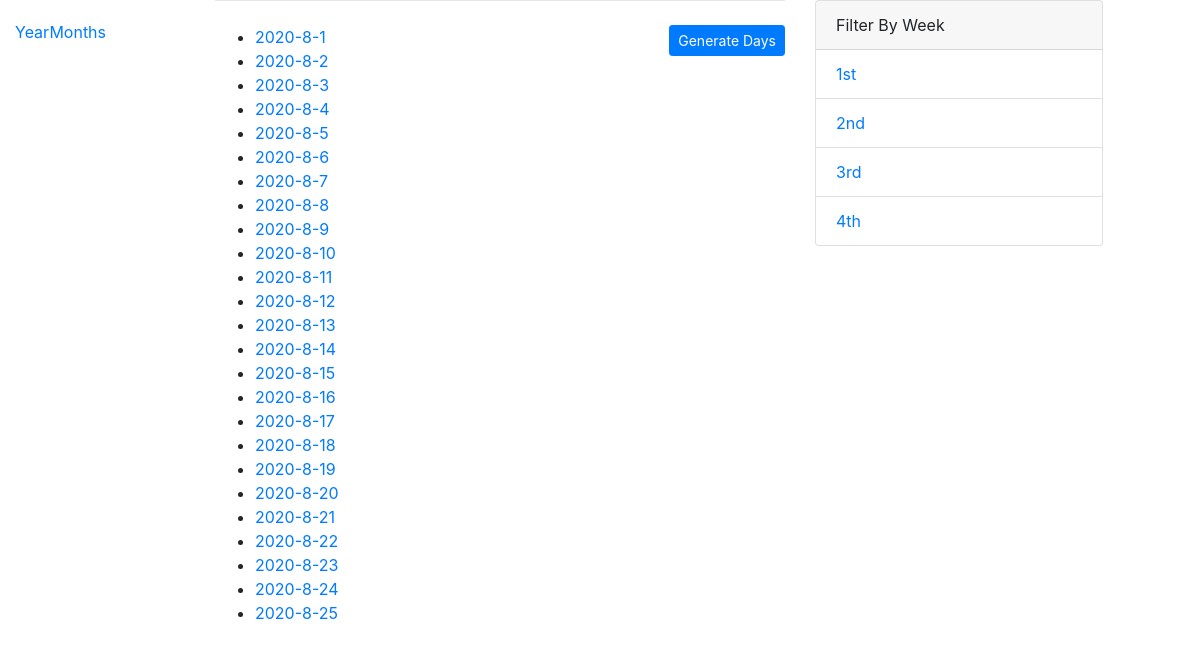
Screenshot of /times/month_detail/4 with the database file from the repository.
### times/models.py (models this page shows, shortened)
class Day(models.Model):
    year_month = models.ForeignKey('YearMonth', on_delete=models.SET_NULL, null=True)
    recorder = models.ForeignKey(
        User, on_delete=models.SET_NULL, null=True, blank=True)
    day_name = models.CharField(max_length=200)
    time_entry = models.DecimalField(decimal_places=2, max_digits=6, blank=True)
    pub_date = models.DateField()
    begin_time = models.TimeField()

### times/views.py (the view)
class MonthDetailView(generic.DetailView):
    model = YearMonth
    def get_context_data(self, **kwargs):
        context = super(MonthDetailView, self).get_context_data(**kwargs)
        context['day_list'] = Day.objects.filter(year_month=self.object).extra(
            select={'day_number': 'CAST(day_name AS INTEGER)'}
        ).order_by('day_number')
        return context

### times/templatetags/filters_extras.py (called while the page is built)
@register.filter
@stringfilter
def reverse(value):
    return '-'.join(value.split('/')[::-1])

### times/templates/times/yearmonth_detail.html
{% extends "base_generic.html" %}
{% load crispy_forms_tags %}
{% load filters_extras %}
{% block content %}
    <a href="{% url 'times:generate_days' yearmonth.pk 6 %}" class="btn btn-sm btn-primary float-right">Generate Days</a>
    {% if day_list %}
        <ul>
        {% for day in day_list %}
            <li><a href="{% url 'times:day_detail' day.pk%}">{{ day.day_name|reverse }}</a></li>
        {% endfor %}
        </ul>
    {% else %}
        <p>No days are available.</p>
    {% endif %}
{% endblock %}
{% block filter %}
    <div class="card" style="width: 18rem;">
        <div class="card-header">
            Filter By Week
        </div>
        <ul class="list-group list-group-flush">
            <li class="list-group-item"><a href="{% url 'times:week_detail' yearmonth.pk 0%}">1st</a></li>
            <li class="list-group-item"><a href="{% url 'times:week_detail' yearmonth.pk 1%}">2nd</a></li>
            <li class="list-group-item"><a href="{% url 'times:week_detail' yearmonth.pk 2%}">3rd</a></li>
            <li class="list-group-item"><a href="{% url 'times:week_detail' yearmonth.pk 3%}">4th</a></li>
        </ul>
    </div>
{% endblock %}

### times/templates/base_generic.html (shortened to what this page needs)
{% load static %}
<!doctype html>
<html lang="en">
  <head>
    <link href="{% static 'bootstrap/css/bootstrap.min.css' %}" rel="stylesheet">
    {% load static %}
    <link rel="stylesheet" href="{% static 'css/styles.css' %}">
    <link rel="stylesheet" href="{% static 'js/Chart.min.js' %}">
  </head>
  <body>
      <div class="container-fluid">
        <div class="row">
          <div class="col-2">
            {% block sidebar %}
              <ul class="sidebar-nav">
                <li><a href="{% url 'times:year_months'%}">YearMonths</a></li>
              </ul>
            {% endblock %}
          </div>
          <div class="col-6">
            {% block content %}{% endblock %}
          </div>
          <div class="col-4">
            {% block filter %}{% endblock %}
          </div>
        </div>
      </div>
  </body>
</html>

### times/static/css/styles.css (style rules this page uses)
.sidebar-nav { margin-top: 20px; padding: 0; list-style: none; }

### rows the page displays
Day: day_name|reverse "2020-8-1"
Day: day_name|reverse "2020-8-2"
Day: day_name|reverse "2020-8-3"
Day: day_name|reverse "2020-8-4"
Day: day_name|reverse "2020-8-5"
Day: day_name|reverse "2020-8-6"
Day: day_name|reverse "2020-8-7"
Day: day_name|reverse "2020-8-8"
Day: day_name|reverse "2020-8-9"
Day: day_name|reverse "2020-8-10"
Day: day_name|reverse "2020-8-11"
Day: day_name|reverse "2020-8-12"
Day: day_name|reverse "2020-8-13"
Day: day_name|reverse "2020-8-14"
Day: day_name|reverse "2020-8-15"
Day: day_name|reverse "2020-8-16"
Day: day_name|reverse "2020-8-17"
Day: day_name|reverse "2020-8-18"
Day: day_name|reverse "2020-8-19"
Day: day_name|reverse "2020-8-20"
Day: day_name|reverse "2020-8-21"
Day: day_name|reverse "2020-8-22"
Day: day_name|reverse "2020-8-23"
Day: day_name|reverse "2020-8-24"
Day: day_name|reverse "2020-8-25"
